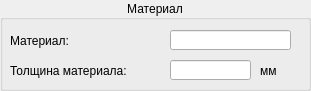
  <widget class="QGroupBox" name="groupBox_3">
   <property name="geometry">
    <rect>
     <x>650</x>
     <y>110</y>
     <width>311</width>
     <height>91</height>
    </rect>
   </property>
   <property name="title">
    <string>Материал</string>
   </property>
   <property name="alignment">
    <set>Qt::AlignCenter</set>
   </property>
   <widget class="QLabel" name="label_38">
    <property name="geometry">
     <rect>
      <x>260</x>
      <y>60</y>
      <width>51</width>
      <height>21</height>
     </rect>
    </property>
    <property name="text">
     <string>мм</string>
    </property>
   </widget>
   <widget class="QLabel" name="label_27">
    <property name="geometry">
     <rect>
      <x>10</x>
      <y>30</y>
      <width>161</width>
      <height>21</height>
     </rect>
    </property>
    <property name="text">
     <string>Материал:</string>
    </property>
   </widget>
   <widget class="QLabel" name="label_28">
    <property name="geometry">
     <rect>
      <x>10</x>
      <y>60</y>
      <width>161</width>
      <height>21</height>
     </rect>
    </property>
    <property name="text">
     <string>Толщина материала:</string>
    </property>
   </widget>
   <widget class="QLineEdit" name="BETACT1lineEdit">
    <property name="geometry">
     <rect>
      <x>170</x>
      <y>60</y>
      <width>81</width>
      <height>20</height>
     </rect>
    </property>
    <property name="cursor">
     <cursorShape>ArrowCursor</cursorShape>
    </property>
    <property name="readOnly">
     <bool>true</bool>
    </property>
   </widget>
   <widget class="QLineEdit" name="MATlineEdit">
    <property name="geometry">
     <rect>
      <x>170</x>
      <y>30</y>
      <width>121</width>
      <height>20</height>
     </rect>
    </property>
    <property name="cursor">
     <cursorShape>ArrowCursor</cursorShape>
    </property>
    <property name="readOnly">
     <bool>true</bool>
    </property>
   </widget>
  </widget>
